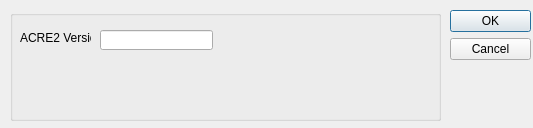
<?xml version="1.0" encoding="UTF-8"?>
<ui version="4.0">
 <class>AboutDialog</class>
 <widget class="QDialog" name="AboutDialog">
  <property name="geometry">
   <rect>
    <x>0</x>
    <y>0</y>
    <width>533</width>
    <height>128</height>
   </rect>
  </property>
  <property name="sizePolicy">
   <sizepolicy hsizetype="Fixed" vsizetype="Fixed">
    <horstretch>0</horstretch>
    <verstretch>0</verstretch>
   </sizepolicy>
  </property>
  <property name="minimumSize">
   <size>
    <width>533</width>
    <height>128</height>
   </size>
  </property>
  <property name="maximumSize">
   <size>
    <width>533</width>
    <height>128</height>
   </size>
  </property>
  <property name="windowTitle">
   <string>About JVON</string>
  </property>
  <property name="modal">
   <bool>true</bool>
  </property>
  <widget class="QDialogButtonBox" name="buttonBox">
   <property name="geometry">
    <rect>
     <x>450</x>
     <y>10</y>
     <width>81</width>
     <height>241</height>
    </rect>
   </property>
   <property name="orientation">
    <enum>Qt::Vertical</enum>
   </property>
   <property name="standardButtons">
    <set>QDialogButtonBox::Cancel|QDialogButtonBox::Ok</set>
   </property>
  </widget>
  <widget class="QGroupBox" name="groupVersion">
   <property name="geometry">
    <rect>
     <x>10</x>
     <y>10</y>
     <width>431</width>
     <height>111</height>
    </rect>
   </property>
   <property name="title">
    <string/>
   </property>
   <widget class="QLabel" name="label">
    <property name="geometry">
     <rect>
      <x>10</x>
      <y>20</y>
      <width>71</width>
      <height>16</height>
     </rect>
    </property>
    <property name="text">
     <string>ACRE2 Version:</string>
    </property>
   </widget>
   <widget class="QLineEdit" name="version">
    <property name="geometry">
     <rect>
      <x>90</x>
      <y>20</y>
      <width>113</width>
      <height>20</height>
     </rect>
    </property>
    <property name="readOnly">
     <bool>true</bool>
    </property>
   </widget>
  </widget>
 </widget>
 <resources/>
 <connections>
  <connection>
   <sender>buttonBox</sender>
   <signal>accepted()</signal>
   <receiver>AboutDialog</receiver>
   <slot>accept()</slot>
   <hints>
    <hint type="sourcelabel">
     <x>248</x>
     <y>254</y>
    </hint>
    <hint type="destinationlabel">
     <x>157</x>
     <y>274</y>
    </hint>
   </hints>
  </connection>
  <connection>
   <sender>buttonBox</sender>
   <signal>rejected()</signal>
   <receiver>AboutDialog</receiver>
   <slot>reject()</slot>
   <hints>
    <hint type="sourcelabel">
     <x>316</x>
     <y>260</y>
    </hint>
    <hint type="destinationlabel">
     <x>286</x>
     <y>274</y>
    </hint>
   </hints>
  </connection>
 </connections>
</ui>
